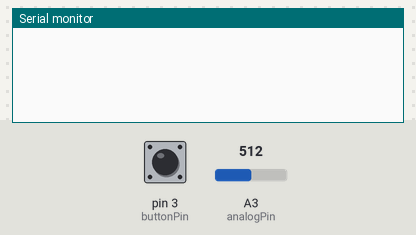
Recording of a sketch running on a simulated Arduino Uno, built with avr-gcc and run on an emulated ATmega328P. On the bench: the last lines printed to the serial monitor. The inputs (shaded band) are chosen by the test bench; at power-on: pin 3 (buttonPin) LOW, A3 (analogPin) = 512.

Above: at 1.2 s.
1.3 s: pin 3 (buttonPin) pulled HIGH for 0.15 s
At 2.4 s:
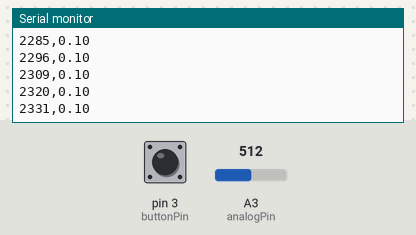
2.9 s: A3 (analogPin) set to 306
At 3.5 s:
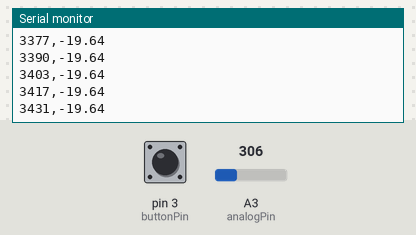
5.9 s: A3 (analogPin) set to 122
At 6.7 s:
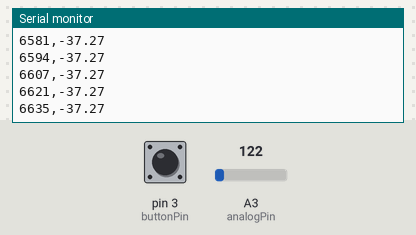
Timing chart, 0 to 8.9 s (numbered marks = the images above; inputs shaded):
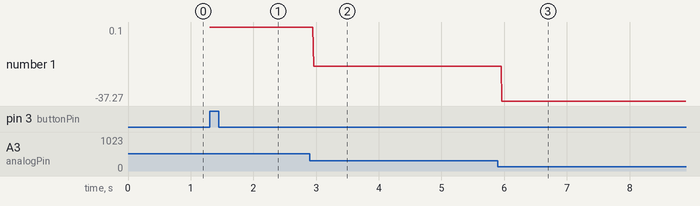

Measured:
- after the input at 1.3 s, the serial monitor: prints a new line at once (image 1)

The sketch:

accelReader.ino
```cpp
bool buttonPressed = false;
int analogPin = A3;
int val = 0;
int buttonPin = 3;
int buttonState = 0;
int sv3 = 0;
int t = 0;
float acceleration = 0;
float unitsToMs = (5.0/1024.0) * (3.0/1.5) * (9.81/1.000/*342*/); // volts/unit * g's/volts * m/s^2/g's

void setup() {
  // put your setup code here, to run once:
  Serial.begin(9600);
  pinMode(buttonPin, INPUT);
  buttonPressed = false;
  t = 0;

}

void loop() {
  analogReference(EXTERNAL);
  // put your main code here, to run repeatedly:
  buttonState = digitalRead(buttonPin);
  if (buttonState == HIGH)
  {
    buttonPressed = true;
  }
  if (buttonPressed == true)
  {
    sv3 = analogRead(analogPin);
    t = millis();
    val = map(sv3, 0, 1023, -511, 512);
    //TODO: maybe adjust so that -1g (aka acceleration due to gravity is the zero point)
    acceleration = (val * 1.0) * unitsToMs;
    Serial.println(String(t) + "," + String(acceleration));
  }
  delay(10);
}
```
